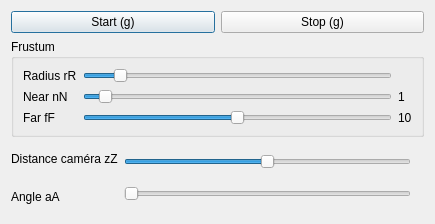
<?xml version="1.0" encoding="UTF-8"?>
<ui version="4.0">
 <class>Dialog</class>
 <widget class="QDialog" name="Dialog">
  <property name="windowModality">
   <enum>Qt::WindowModal</enum>
  </property>
  <property name="geometry">
   <rect>
    <x>0</x>
    <y>0</y>
    <width>435</width>
    <height>224</height>
   </rect>
  </property>
  <property name="sizePolicy">
   <sizepolicy hsizetype="Expanding" vsizetype="Expanding">
    <horstretch>0</horstretch>
    <verstretch>0</verstretch>
   </sizepolicy>
  </property>
  <property name="windowTitle">
   <string>Dialog</string>
  </property>
  <layout class="QVBoxLayout" name="verticalLayout_9">
   <item>
    <layout class="QHBoxLayout" name="horizontalLayout_3">
     <item>
      <widget class="QPushButton" name="pushButton">
       <property name="text">
        <string>Start (g)</string>
       </property>
      </widget>
     </item>
     <item>
      <widget class="QPushButton" name="pushButton_2">
       <property name="text">
        <string>Stop (g)</string>
       </property>
      </widget>
     </item>
    </layout>
   </item>
   <item>
    <layout class="QVBoxLayout" name="verticalLayout_7">
     <item>
      <widget class="QGroupBox" name="groupBox">
       <property name="title">
        <string>Frustum</string>
       </property>
       <layout class="QVBoxLayout" name="verticalLayout_8">
        <item>
         <layout class="QHBoxLayout" name="horizontalLayout">
          <item>
           <layout class="QVBoxLayout" name="verticalLayout_2">
            <item>
             <widget class="QLabel" name="LabelRadius">
              <property name="text">
               <string>Radius rR</string>
              </property>
             </widget>
            </item>
            <item>
             <widget class="QLabel" name="LabelNear">
              <property name="text">
               <string>Near nN</string>
              </property>
             </widget>
            </item>
            <item>
             <widget class="QLabel" name="LabelFar">
              <property name="text">
               <string>Far fF</string>
              </property>
             </widget>
            </item>
           </layout>
          </item>
          <item>
           <layout class="QVBoxLayout" name="verticalLayout">
            <item>
             <widget class="QSlider" name="SliderRadius">
              <property name="value">
               <number>10</number>
              </property>
              <property name="orientation">
               <enum>Qt::Horizontal</enum>
              </property>
             </widget>
            </item>
            <item>
             <widget class="QSlider" name="SliderNear">
              <property name="maximum">
               <number>200</number>
              </property>
              <property name="value">
               <number>10</number>
              </property>
              <property name="orientation">
               <enum>Qt::Horizontal</enum>
              </property>
             </widget>
            </item>
            <item>
             <widget class="QSlider" name="SliderFar">
              <property name="maximum">
               <number>200</number>
              </property>
              <property name="value">
               <number>100</number>
              </property>
              <property name="orientation">
               <enum>Qt::Horizontal</enum>
              </property>
             </widget>
            </item>
           </layout>
          </item>
          <item>
           <layout class="QVBoxLayout" name="verticalLayout_3">
            <item>
             <widget class="QLabel" name="ValueRadius">
              <property name="text">
               <string/>
              </property>
             </widget>
            </item>
            <item>
             <widget class="QLabel" name="ValueNear">
              <property name="text">
               <string>1</string>
              </property>
             </widget>
            </item>
            <item>
             <widget class="QLabel" name="ValueFar">
              <property name="text">
               <string>10</string>
              </property>
             </widget>
            </item>
           </layout>
          </item>
         </layout>
        </item>
       </layout>
      </widget>
     </item>
     <item>
      <layout class="QHBoxLayout" name="horizontalLayout_2">
       <item>
        <layout class="QVBoxLayout" name="verticalLayout_6">
         <item>
          <widget class="QLabel" name="label_7">
           <property name="text">
            <string>Distance caméra zZ</string>
           </property>
          </widget>
         </item>
         <item>
          <widget class="QLabel" name="label_8">
           <property name="text">
            <string>Angle aA</string>
           </property>
          </widget>
         </item>
        </layout>
       </item>
       <item>
        <layout class="QVBoxLayout" name="verticalLayout_4">
         <item>
          <widget class="QSlider" name="SliderDistCam">
           <property name="minimum">
            <number>-10</number>
           </property>
           <property name="maximum">
            <number>10</number>
           </property>
           <property name="orientation">
            <enum>Qt::Horizontal</enum>
           </property>
          </widget>
         </item>
         <item>
          <widget class="QSlider" name="SliderAngle">
           <property name="maximum">
            <number>360</number>
           </property>
           <property name="orientation">
            <enum>Qt::Horizontal</enum>
           </property>
          </widget>
         </item>
        </layout>
       </item>
       <item>
        <layout class="QVBoxLayout" name="verticalLayout_5">
         <item>
          <widget class="QLabel" name="ValueDistCam">
           <property name="text">
            <string/>
           </property>
          </widget>
         </item>
         <item>
          <widget class="QLabel" name="ValueAngle">
           <property name="text">
            <string/>
           </property>
          </widget>
         </item>
        </layout>
       </item>
      </layout>
     </item>
    </layout>
   </item>
  </layout>
 </widget>
 <resources/>
 <connections>
  <connection>
   <sender>SliderRadius</sender>
   <signal>valueChanged(int)</signal>
   <receiver>ValueRadius</receiver>
   <slot>setNum(int)</slot>
   <hints>
    <hint type="sourcelabel">
     <x>179</x>
     <y>56</y>
    </hint>
    <hint type="destinationlabel">
     <x>412</x>
     <y>56</y>
    </hint>
   </hints>
  </connection>
  <connection>
   <sender>SliderNear</sender>
   <signal>valueChanged(int)</signal>
   <receiver>ValueNear</receiver>
   <slot>setNum(int)</slot>
   <hints>
    <hint type="sourcelabel">
     <x>318</x>
     <y>84</y>
    </hint>
    <hint type="destinationlabel">
     <x>408</x>
     <y>84</y>
    </hint>
   </hints>
  </connection>
  <connection>
   <sender>SliderFar</sender>
   <signal>valueChanged(int)</signal>
   <receiver>ValueFar</receiver>
   <slot>setNum(int)</slot>
   <hints>
    <hint type="sourcelabel">
     <x>289</x>
     <y>112</y>
    </hint>
    <hint type="destinationlabel">
     <x>408</x>
     <y>110</y>
    </hint>
   </hints>
  </connection>
  <connection>
   <sender>SliderDistCam</sender>
   <signal>valueChanged(int)</signal>
   <receiver>ValueDistCam</receiver>
   <slot>setNum(int)</slot>
   <hints>
    <hint type="sourcelabel">
     <x>301</x>
     <y>156</y>
    </hint>
    <hint type="destinationlabel">
     <x>420</x>
     <y>162</y>
    </hint>
   </hints>
  </connection>
  <connection>
   <sender>SliderAngle</sender>
   <signal>valueChanged(int)</signal>
   <receiver>ValueAngle</receiver>
   <slot>setNum(int)</slot>
   <hints>
    <hint type="sourcelabel">
     <x>295</x>
     <y>187</y>
    </hint>
    <hint type="destinationlabel">
     <x>420</x>
     <y>194</y>
    </hint>
   </hints>
  </connection>
 </connections>
</ui>
